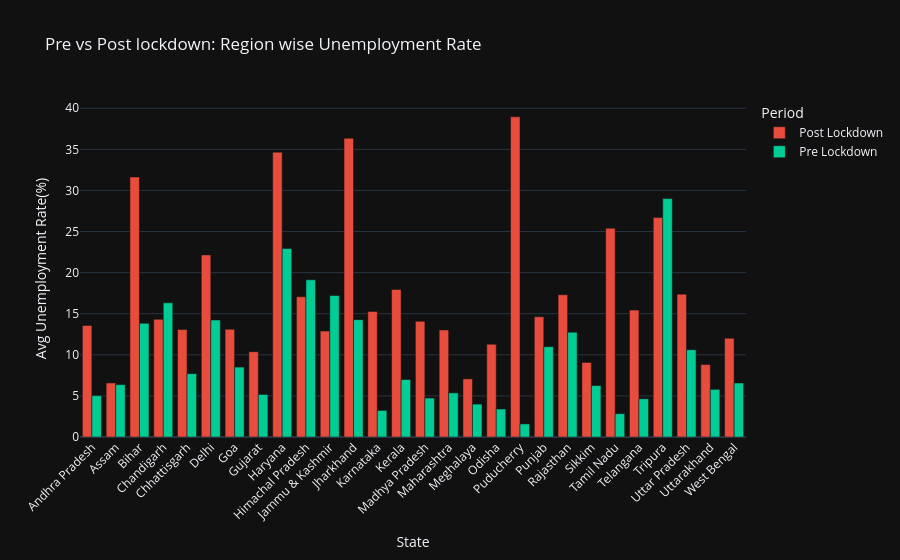

The code cell stored with this chart in its notebook:
### Markdown cell above
## Covid-19 Pre vs Post Lockdown effect

### Code cell
#Define lockdown cutoff
lockdown_date= pd.Timestamp('2020-03-24')

df1['Period']=df1['Date'].apply(lambda x:'Post Lockdown' if x>=lockdown_date else 'Pre Lockdown')

period_state=df1.groupby(['Region','Period'])['Unemployment_Rate'].mean().reset_index()

fig=px.bar(
    period_state, x='Region', y='Unemployment_Rate', color='Period',
    barmode='group',
    title='Pre vs Post lockdown: Region wise Unemployment Rate',
    labels={'Unemployment_Rate':'Avg Unemployment Rate(%)','Region':'State'},
    color_discrete_map={'Pre lockdown':'#3498DB','Post Lockdown':'#E74C3C'},
    template='plotly_dark'
)
fig.update_layout(xaxis_tickangle=-45, height=550)
fig.show()

### Figure 1 — Plotly figure (JSON) as saved in the notebook; plotly's stock layout.template omitted (floating-point values rounded to 4 significant figures)
{"data": [{"alignmentgroup": "True", "hovertemplate": "Period=Post Lockdown<br>State=%{x}<br>Avg Unemployment Rate(%)=%{y}<extra></extra>", "legendgroup": "Post Lockdown", "marker": {"color": "#E74C3C", "pattern": {"shape": ""}}, "name": "Post Lockdown", "offsetgroup": "Post Lockdown", "orientation": "v", "showlegend": true, "textposition": "auto", "type": "bar", "x": ["Andhra Pradesh", "Assam", "Bihar", "Chandigarh", "Chhattisgarh", "Delhi", "Goa", "Gujarat", "Haryana", "Himachal Pradesh", "Jammu & Kashmir", "Jharkhand", "Karnataka", "Kerala", "Madhya Pradesh", "Maharashtra", "Meghalaya", "Odisha", "Puducherry", "Punjab", "Rajasthan", "Sikkim", "Tamil Nadu", "Telangana", "Tripura", "Uttar Pradesh", "Uttarakhand", "West Bengal"], "xaxis": "x", "y": [13.58, 6.579, 31.63, 14.32, 13.07, 22.16, 13.11, 10.38, 34.65, 17.07, 12.89, 36.35, 15.28, 17.95, 14.07, 13.03, 7.073, 11.28, 38.96, 14.62, 17.31, 9.068, 25.4, 15.44, 26.7, 17.38, 8.816, 12.01], "yaxis": "y"}, {"alignmentgroup": "True", "hovertemplate": "Period=Pre Lockdown<br>State=%{x}<br>Avg Unemployment Rate(%)=%{y}<extra></extra>", "legendgroup": "Pre Lockdown", "marker": {"color": "#00cc96", "pattern": {"shape": ""}}, "name": "Pre Lockdown", "offsetgroup": "Pre Lockdown", "orientation": "v", "showlegend": true, "textposition": "auto", "type": "bar", "x": ["Andhra Pradesh", "Assam", "Bihar", "Chandigarh", "Chhattisgarh", "Delhi", "Goa", "Gujarat", "Haryana", "Himachal Pradesh", "Jammu & Kashmir", "Jharkhand", "Karnataka", "Kerala", "Madhya Pradesh", "Maharashtra", "Meghalaya", "Odisha", "Puducherry", "Punjab", "Rajasthan", "Sikkim", "Tamil Nadu", "Telangana", "Tripura", "Uttar Pradesh", "Uttarakhand", "West Bengal"], "xaxis": "x", "y": [5.037, 6.373, 13.83, 16.32, 7.707, 14.23, 8.508, 5.176, 22.94, 19.13, 17.22, 14.28, 3.234, 6.992, 4.741, 5.37, 4.003, 3.409, 1.593, 10.99, 12.76, 6.257, 2.837, 4.656, 29.01, 10.62, 5.801, 6.57], "yaxis": "y"}], "layout": {"autosize": true, "barmode": "group", "legend": {"title": {"text": "Period"}, "tracegroupgap": 0}, "title": {"text": "Pre vs Post lockdown: Region wise Unemployment Rate"}, "xaxis": {"anchor": "y", "autorange": true, "domain": [0, 1], "range": [-0.5, 27.5], "tickangle": -45, "title": {"text": "State"}, "type": "category"}, "yaxis": {"anchor": "x", "autorange": true, "domain": [0, 1], "range": [0, 41.01], "title": {"text": "Avg Unemployment Rate(%)"}, "type": "linear"}}}
